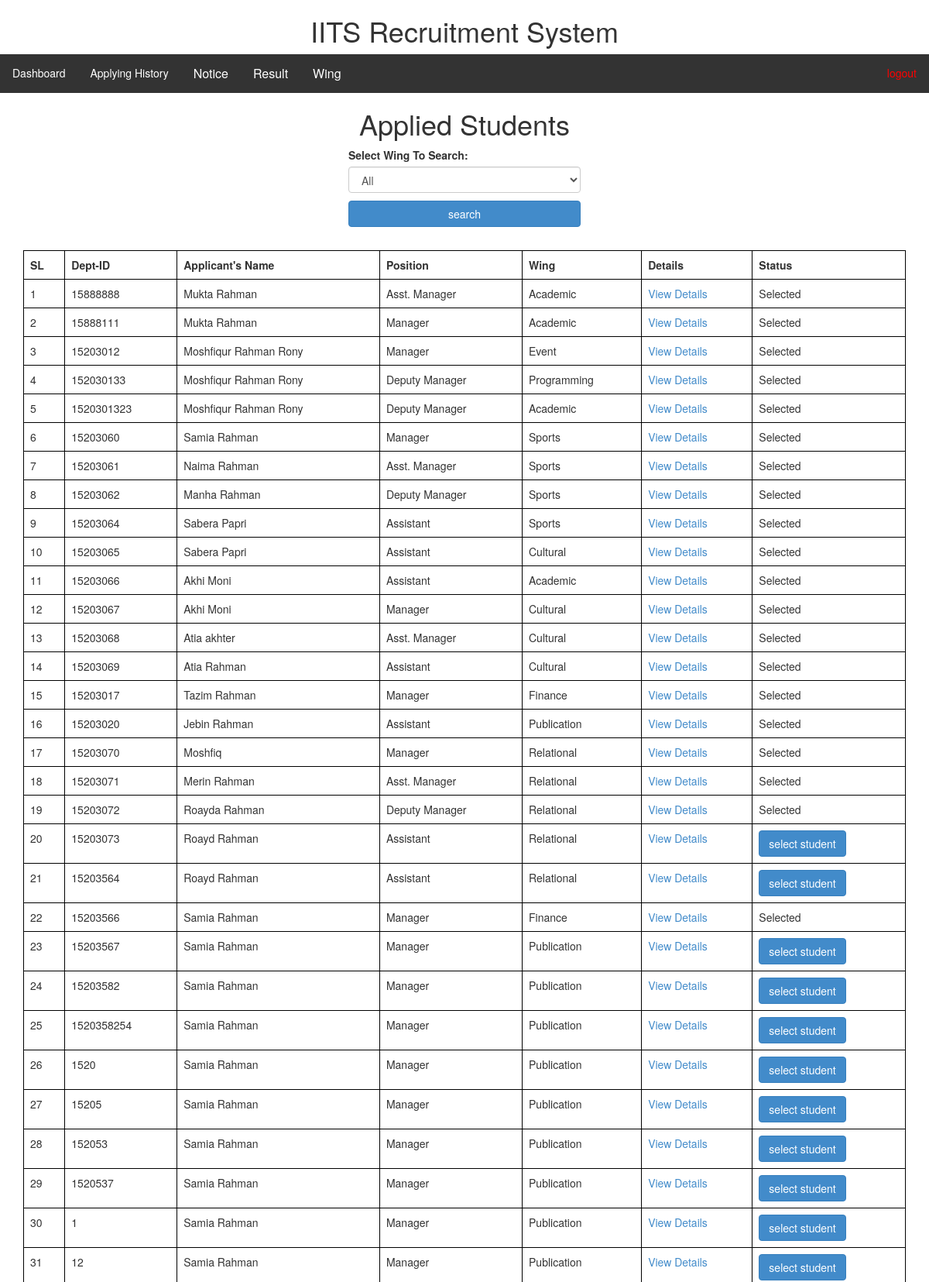
Page /Applying-History.php (upper part) on the committed database.
### tables this page shows
CREATE TABLE `applyform` (
  `ID` int(11) NOT NULL,
  `password` varchar(255) NOT NULL,
  `position` varchar(500) NOT NULL,
  `name` varchar(500) NOT NULL,
  `dept-id` int(11) NOT NULL,
  `Program` varchar(500) NOT NULL,
  `wing` varchar(1200) NOT NULL,
  `CGPA` float NOT NULL,
  `Address` varchar(500) NOT NULL,
  `Contact` int(11) NOT NULL,
  `E-mail` varchar(500) NOT NULL,
  `Facebook` varchar(500) NOT NULL,
  `association` varchar(500) NOT NULL,
  `Experience` varchar(500) NOT NULL,
  `choosing-position` varchar(500) NOT NULL,
  `serve` varchar(500) NOT NULL,
  `selected` tinyint(1) DEFAULT NULL,
  `imgdir` varchar(200) NOT NULL
);

### Applying-History.php (the view, shortened to what this page needs)
<?php include('header/admin-header.php'); ?>
<div style="width: 1060px; margin: 0 auto">
    <h1 align="center">Applied Students</h1>
    <div class="search" style="width: 300px; margin: 0 auto">
        <form action="" method="post">
            <label>Select Wing To Search: </label>
            <select class="form-control" name="search_val" required>
                <option value="All">All</option>
            </select>
            <input style="width: 300px; margin: 0 auto; margin-top: 10px; margin-bottom: 10px;" class='btn btn-primary'
                   type="submit" name="search" value="search">
        </form>
    </div>
</div>
<?php
include('dbcon.php');
if (isset($_POST['search'])) {
    $val = $_POST['search_val'];
    if ($val == 'All') {
        $sql = "SELECT * FROM applyform";
    } else {
        $sql = "SELECT * FROM applyform WHERE wing='$val'";
    }
} else {
    $sql = "SELECT * FROM applyform";
}
$qry = mysqli_query($connection, $sql);
?>
<!DOCTYPE html>
<html>
<head>
</head>
<body>
<div class="container" id='getp'>
    <form action="" method="post">
    <table class="table" align="center" width="50%">
        <thead>
        <tr>
            <td><b>SL</b></td>
            <td><b>Dept-ID</b></td>
            <td><b>Applicant's Name</b></td>
            <td><b>Position</b></td>
            <td><b>Wing</b></td>
            <td><b>Details</b></td>
            <td class="hideforpdf"><b>Status</b></td>
        </tr>
        </thead>
        <tbody>
        <?php
        $SL = 0;
        if (mysqli_num_rows($qry) > 0) {
            while ($row = mysqli_fetch_assoc($qry)) {
                ?>
                <tr>
                    <td><?php
                        $SL = $SL + 1;
                        echo $SL; ?></td>
                    <td><?php echo $row["dept-id"]; ?></td>
                    <td><?php echo $row["name"]; ?></td>
                    <td><?php echo $row["position"]; ?></td>
                    <td><?php echo $row["wing"]; ?></td>
                    <td><a href="pdf.php?id=<?php echo $row['ID'] ?>">View Details</a></td>
                    <td>
                       <?php
                            if (is_null($row['selected'])) {
                                ?>
                                <form method="post" action="">
                        <input  class="btn btn-primary" type="submit" name="submit" value="select student">
                    </form>
                                <?php
                            }else{
                                echo "Selected";
                            }
                       ?>
                    </td>
                </tr>
                <?php
            }
        } else {
            echo "not viewed";
        }
        ?>
        </tbody>
    </table>
</form>
</div>
</body>
</html>

### header/admin-header.php (style rules this page uses)
.container { margin-top:20px; }

### Applying-History.php (style rules this page uses)
tr td { border: 1px solid black; }
table { border: 1px solid black; }

### rows in the picture
applyform: value "15888888", name "Mukta Rahman", position "Asst. Manager", wing "Academic", selected "Selected"
applyform: value "15888111", name "Mukta Rahman", position "Manager", wing "Academic", selected "Selected"
applyform: value "15203012", name "Moshfiqur Rahman Rony", position "Manager", wing "Event", selected "Selected"
applyform: value "152030133", name "Moshfiqur Rahman Rony", position "Deputy Manager", wing "Programming", selected "Selected"
applyform: value "1520301323", name "Moshfiqur Rahman Rony", position "Deputy Manager", wing "Academic", selected "Selected"
applyform: value "15203060", name "Samia Rahman", position "Manager", wing "Sports", selected "Selected"
applyform: value "15203061", name "Naima Rahman", position "Asst. Manager", wing "Sports", selected "Selected"
applyform: value "15203062", name "Manha Rahman", position "Deputy Manager", wing "Sports", selected "Selected"
applyform: value "15203064", name "Sabera Papri", position "Assistant", wing "Sports", selected "Selected"
applyform: value "15203065", name "Sabera Papri", position "Assistant", wing "Cultural", selected "Selected"
applyform: value "15203066", name "Akhi Moni", position "Assistant", wing "Academic", selected "Selected"
applyform: value "15203067", name "Akhi Moni", position "Manager", wing "Cultural", selected "Selected"
applyform: value "15203068", name "Atia akhter", position "Asst. Manager", wing "Cultural", selected "Selected"
applyform: value "15203069", name "Atia Rahman", position "Assistant", wing "Cultural", selected "Selected"
applyform: value "15203017", name "Tazim Rahman", position "Manager", wing "Finance", selected "Selected"
applyform: value "15203020", name "Jebin Rahman", position "Assistant", wing "Publication", selected "Selected"
applyform: value "15203070", name "Moshfiq", position "Manager", wing "Relational", selected "Selected"
applyform: value "15203071", name "Merin Rahman", position "Asst. Manager", wing "Relational", selected "Selected"
applyform: value "15203072", name "Roayda Rahman", position "Deputy Manager", wing "Relational", selected "Selected"
applyform: value "15203073", name "Roayd Rahman", position "Assistant", wing "Relational"
applyform: value "15203564", name "Roayd Rahman", position "Assistant", wing "Relational"
applyform: value "15203566", name "Samia Rahman", position "Manager", wing "Finance", selected "Selected"
applyform: value "15203567", name "Samia Rahman", position "Manager", wing "Publication"
applyform: value "15203582", name "Samia Rahman", position "Manager", wing "Publication"
applyform: value "1520358254", name "Samia Rahman", position "Manager", wing "Publication"
applyform: value "1520", name "Samia Rahman", position "Manager", wing "Publication"
applyform: value "15205", name "Samia Rahman", position "Manager", wing "Publication"
applyform: value "152053", name "Samia Rahman", position "Manager", wing "Publication"
applyform: value "1520537", name "Samia Rahman", position "Manager", wing "Publication"
applyform: value "1", name "Samia Rahman", position "Manager", wing "Publication"
applyform: value "12", name "Samia Rahman", position "Manager", wing "Publication"
